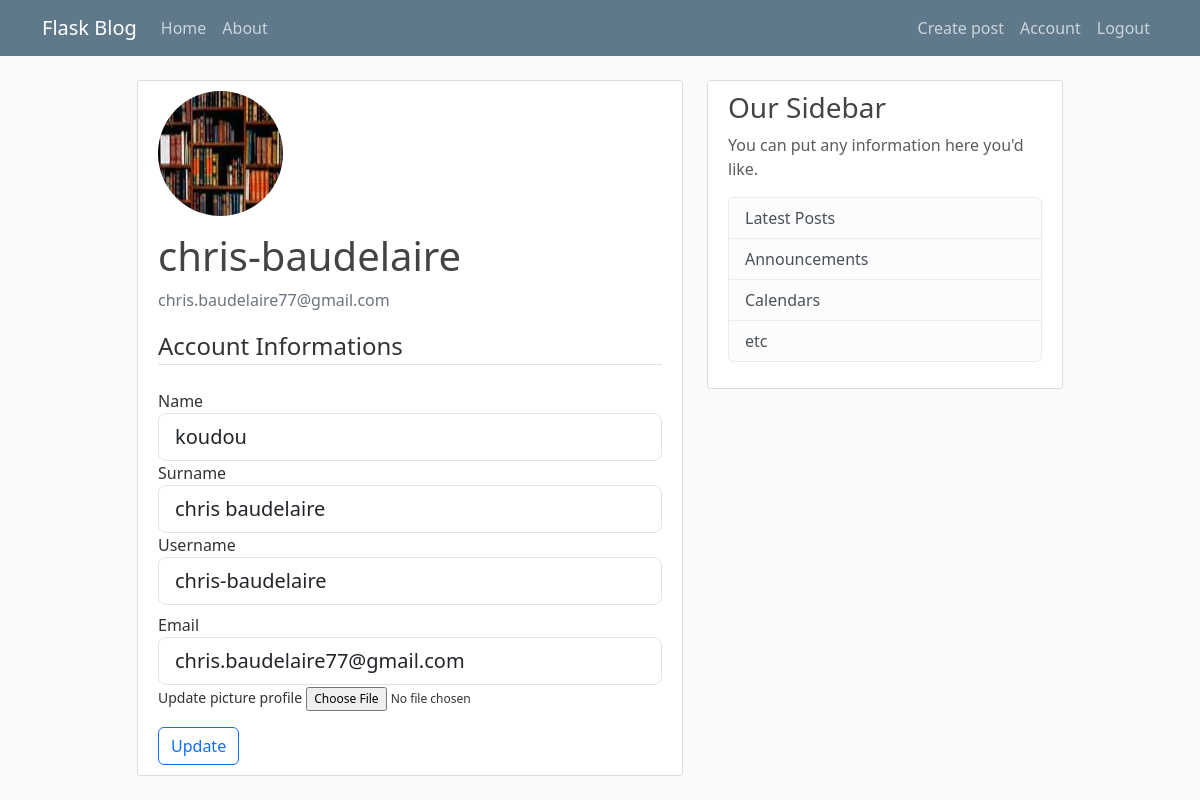
Screenshot of /account (signed in) with the database file from the repository.
### apps/models.py (models this page shows, shortened)
class User(db.Model, UserMixin):
    id = db.Column(db.Integer, primary_key=True)
    name = db.Column(db.String(100), nullable=False)
    surname = db.Column(db.String(100), nullable=False)
    username = db.Column(db.String(100), nullable=False, unique=True)
    email = db.Column(db.String(100), nullable=False, unique=True)
    password = db.Column(db.String(100), nullable=False)
    image_file = db.Column(db.String(20), nullable=False, default='default.png')
    posts = db.relationship("Post", backref="author", lazy=True)

### apps/users/routes.py (the view)
@users.route("/account", methods=["POST", "GET"])
@login_required
def account():
    form = UpdateAccountForm()
    if form.validate_on_submit():
        if form.picture.data:
            picture_file = save_picture(form.picture.data)
            current_user.image_file = picture_file
        current_user.name = form.name.data
        current_user.surname = form.surname.data
        current_user.username = form.username.data
        current_user.email = form.email.data
        db.session.commit()
        flash("Modification prises en compte", "success")
        return redirect(url_for("users.account"))
    elif request.method == "GET":
        form.name.data = current_user.name
        form.surname.data = current_user.surname
        form.username.data =current_user.username
        form.email.data = current_user.email
    image_file = url_for("static", filename="profile_pics/" + current_user.image_file)
    return render_template("account.html", title="profile-utilisateur", image_file=image_file, form=form)

### apps/users/forms.py (shortened to what this page needs)
class UpdateAccountForm(FlaskForm):
    name = StringField("Name", validators=[DataRequired(), Length(min=2, max=100)])
    surname = StringField("Surname", validators=[DataRequired(), Length(min=2, max=100)])
    username = StringField("Username", validators=[DataRequired(), Length(min=2, max=100)])
    email = StringField("Email", validators=[DataRequired(), Email()])
    picture = FileField("Update picture profile", validators=[FileAllowed(["jpg", "jpeg", "png"])])
    submit = SubmitField("Update")

### apps/models.py (called while the page is built)
@login_manager.user_loader
def load_user(user_id):
    return User.query.get(user_id)

### apps/templates/account.html (shortened to what this page needs)
{% extends "template.html" %}
{% block content %}
    <div class="content-section">
        <div class="media">
            <img class="rounded-circle account-img" src="{{ image_file }}">
            <div class="media-body">
                <h2 class="account-heading">{{ current_user.username }}</h2>
                <p class="text-secondary">{{ current_user.email }}</p>
            </div>
        </div>
        <form method="POST" action="" enctype="multipart/form-data">
            <fieldset class="form-group">
                <legend class="border-bottom mb-4">Account Informations</legend>
                <div class="form-group">
                    {{ form.name.label(class="form-control-label") }}
                    {% if form.name.errors %}
                        {{ form.name(class="form-control form-control-lg is-invalid") }}
                        <div class="invalid-feedback">
                            {% for error in form.name.error %}
                                <span>{{ error }}</span>
                            {% endfor %}
                        </div>
                    {% else %}
                        {{ form.name(class="form-control form-control-lg") }}
                    {% endif %}
                </div>
                <div class="form-group">
                    {{ form.surname.label(class="form-control-label") }}
                    {% if form.surname.errors %}
                        {{ form.surname(class="form-control form-control-lg is-invalid") }}
                        <div class="invalid-feedback">
                            {% for error in form.surname.error %}
                                <span>{{ error }}</span>
                            {% endfor %}
                        </div>
                    {% else %}
                        {{ form.surname(class="form-control form-control-lg") }}
                    {% endif %}
                </div>
                <div class="form-group">
                    {{ form.username.label(class="form-control-label") }}
                    {% if form.username.errors %}
                        {{ form.username(class="form-control form-control-lg is-invalid") }}
                        <div class="invalid-feedback">
                            {% for error in form.username.error %}
                                <span>{{ error }}</span>
                            {% endfor %}
                        </div>
                    {% else %}
                        {{ form.username(class="form-control form-control-lg") }}
                    {% endif %}
                </div>
                <div class="form-group mt-2">
                    {{ form.email.label(class="form-control-label") }}
                    {% if form.email.errors %}
                        {{ form.email(class="form-control form-control-lg is-invalid") }}
                        <div class="invalid-feedback">
                            {% for error in form.email.errors %}
                                <span>{{ error }}</span>
                            {% endfor %}
                        </div>
                    {% else %}
                        {{ form.email(class="form-control form-control-lg") }}
                    {% endif %}
                </div>
                <div class="form-group">
                    <small>{{ form.picture.label() }}</small>
                    {{ form.picture(class="form-control-file") }}
                </div>
            </fieldset>
            <div class="form-group mt-3">
                {{ form.submit(class="btn btn-outline-primary") }}
            </div>
        </form>
    </div>
{% endblock content %}

### apps/static/style.css (style rules this page uses)
body { background: #fafafa; color: #333333; margin-top: 5rem; }
h1, h2, h3, h4, h5, h6 { color: #444444; }
.content-section { background: #ffffff; padding: 10px 20px; border: 1px solid #dddddd; border-radius: 3px; margin-bottom: 20px; }
.account-img { height: 125px; width: 125px; margin-right: 20px; margin-bottom: 16px; }
.account-heading { font-size: 2.5rem; }
.form-control-file { font-size: 12px !important; }

### rows the page displays
User: username "chris-baudelaire", email "chris.baudelaire77@gmail.com", name "koudou", surname "chris baudelaire"
